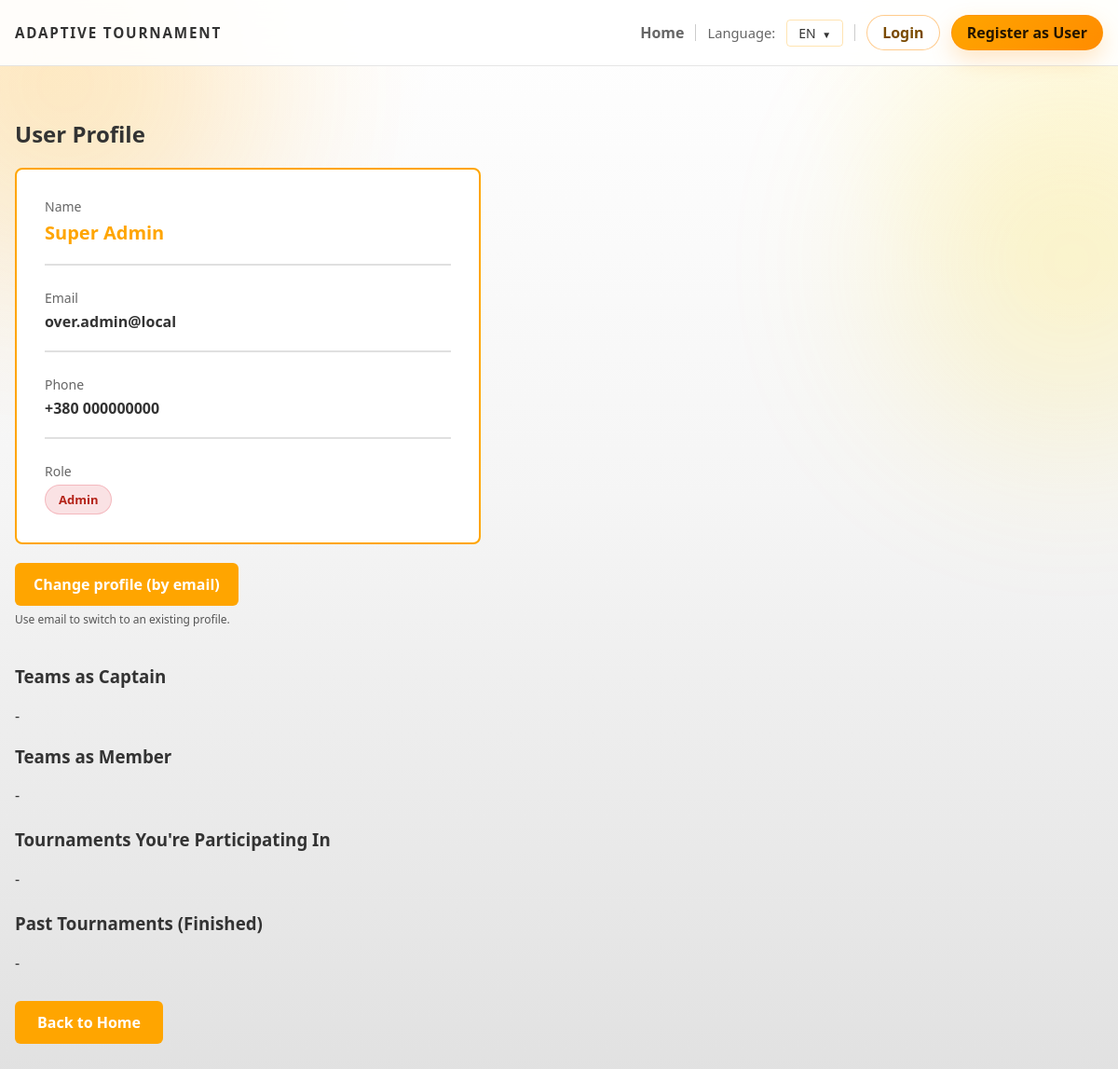
Page /user/1 on the committed database.
### backend/models.py (models this page shows, shortened)
class User(db.Model):
    id = db.Column(db.Integer, primary_key=True)
    first_name = db.Column(db.String(120), nullable=False)
    last_name = db.Column(db.String(120), nullable=False)
    email = db.Column(db.String(200), unique=True, nullable=False)
    password_hash = db.Column(db.String(255), nullable=False, default='')
    phone_country_code = db.Column(db.String(10), nullable=False, default='+380')
    phone_number = db.Column(db.String(30), nullable=False, default='')
    age = db.Column(db.Integer)
    bio = db.Column(db.Text)
    role = db.Column(db.String(30), default='team')
    is_verified = db.Column(db.Boolean, default=False)
    verification_token = db.Column(db.String(64), unique=True, nullable=True)
    last_login_at = db.Column(db.DateTime, nullable=True)
    login_token = db.Column(db.String(64), unique=True, nullable=True)
    @property
    def phone_display(self):
        if self.phone_country_code and self.phone_number:
            return f"{self.phone_country_code} {self.phone_number}"
        return self.phone_number or ''

### backend/admin.py (the view, shortened to what this page needs)
def user_profile(uid):
    u = User.query.get_or_404(uid)
    teams_captain = Team.query.filter_by(captain_id=u.id).all()
    teams_member = list(u.teams)
    participating = []
    past = []
    seen = set()
    return render_template('profile.html', user=u, teams_captain=teams_captain, teams_member=teams_member, participating=participating, past=past)

### backend/app.py (called while the page is built)
@app.context_processor
def inject_user_processor():
    return inject_user()

@app.context_processor
def translation_processor():
    return translation()

### backend/app_helpers.py (called while the page is built)
def get_current_user():
    uid = session.get('user_id')
    if uid:
        return db.session.get(User, uid)
    return None

def inject_user():
    return {'get_current_user': get_current_user}

### backend/translations.py (called while the page is built)
def get_text(key, lang='en', **kwargs):
    if lang not in TRANSLATIONS:
        lang = 'en'
    text = TRANSLATIONS[lang].get(key, TRANSLATIONS['en'].get(key, key))
    if kwargs:
        try:
            return text.format(**kwargs)
        except Exception:
            return text
    return text

### templates/profile.html (shortened to what this page needs)
{% extends 'base.html' %}
{% block content %}
  <h2>{{ t('user_profile') }}</h2>
  <div style="max-width: 500px; background: #ffffff; border: 2px solid #ffa500; padding: 30px; border-radius: 8px; margin-top: 20px;">
    <div style="margin-bottom: 25px; padding-bottom: 20px; border-bottom: 2px solid #e0e0e0;">
      <div style="font-size: 14px; color: #666; margin-bottom: 5px;">{{ t('name') }}</div>
      <div style="font-size: 20px; font-weight: 700; color: #ffa500;">{{ user.first_name }} {{ user.last_name }}</div>
    </div>
    <div style="margin-bottom: 25px; padding-bottom: 20px; border-bottom: 2px solid #e0e0e0;">
      <div style="font-size: 14px; color: #666; margin-bottom: 5px;">{{ t('email') }}</div>
      <div style="font-size: 16px; font-weight: 600;">{{ user.email }}</div>
    </div>
    {% if user.phone_display %}
      <div style="margin-bottom: 25px; padding-bottom: 20px; border-bottom: 2px solid #e0e0e0;">
        <div style="font-size: 14px; color: #666; margin-bottom: 5px;">{{ t('phone') }}</div>
        <div style="font-size: 16px; font-weight: 600;">{{ user.phone_display }}</div>
      </div>
    {% endif %}
    <div>
      <div style="font-size: 14px; color: #666; margin-bottom: 5px;">{{ t('role') }}</div>
      <div>
        <span style="display: inline-block; padding: 6px 14px; border-radius: 20px; font-weight: 600; font-size: 13px;
          {% if user.role == 'admin' %}background: rgba(220, 53, 69, 0.14); color: #b42318; border: 1px solid rgba(220, 53, 69, 0.24);
          {% elif user.role == 'jury' %}background: #fff3e0; color: #ef6c00;
          {% else %}background: #fff8e1; color: #f57c00;
          {% endif %}">
          {% if user.role == 'admin' %}
            {{ t('admin_short') }}
          {% elif user.role == 'jury' %}
            {{ t('jury_short') }}
          {% else %}
            {{ t('team') }}
          {% endif %}
        </span>
      </div>
    </div>
  </div>
  <div style="margin-top: 20px;">
    <a href="/profile/switch" style="display: inline-block; padding: 12px 20px; background: #ffa500; color: white; text-decoration: none; border-radius: 6px; font-weight: 600;">{{ t('change_profile_by_email') }}</a>
    <p style="font-size: 12px; color: #555; margin-top: 6px;">{{ t('use_email_switch') }}</p>
  </div>
  <div style="margin-top: 40px;">
    <h3>{{ t('teams_as_captain') }}</h3>
    {% if teams_captain %}
      <ul>
        {% for team in teams_captain %}
          <li>
            <a href="/tournament/{{ team.tournament_id }}">{{ team.name }}</a>
            {% if team.tournament.status == 'Registration' %}
              <a href="/edit_team_members/{{ team.id }}" style="margin-left:10px; display:inline-block; padding:6px 12px; background:#ffa500; color:white; text-decoration:none; border-radius:4px; font-size:90%;">{{ t('edit_composition') }}</a>
            {% endif %}
          </li>
        {% endfor %}
      </ul>
    {% else %}
      <p>-</p>
    {% endif %}
    <h3 style="margin-top:20px;">{{ t('teams_as_member') }}</h3>
    {% if teams_member %}
      <ul>
        {% for team in teams_member %}
          <li>
            <a href="/tournament/{{ team.tournament_id }}">{{ team.name }}</a>
            {% if team.tournament.status == 'Registration' %}
              <a href="/edit_team_members/{{ team.id }}" style="margin-left:10px; display:inline-block; padding:6px 12px; background:#ffa500; color:white; text-decoration:none; border-radius:4px; font-size:90%;">{{ t('edit_composition') }}</a>
            {% endif %}
          </li>
        {% endfor %}
      </ul>
    {% else %}
      <p>-</p>
    {% endif %}
    <h3 style="margin-top:24px;">{{ t('tournaments_participating') }}</h3>
    {% if participating %}
      <ul>
        {% for tour in participating %}
          <li><a href="/tournament/{{ tour.id }}">{{ tour.name }} - {{ translate_value(tour.status) }}</a></li>
        {% endfor %}
      </ul>
    {% else %}
      <p>-</p>
    {% endif %}
    <h3 style="margin-top:24px;">{{ t('past_tournaments_finished') }}</h3>
    {% if past %}
      <ul>
        {% for tour in past %}
          <li>
            <a href="/tournament/{{ tour.id }}">{{ tour.name }} - {{ translate_value(tour.status) }}</a>
            <a href="/leaderboard/{{ tour.id }}" style="margin-left:10px; display:inline-block; padding:6px 12px; background:#ffa500; color:white; text-decoration:none; border-radius:4px; font-size:90%;">{{ t('leaderboard') }}</a>
          </li>
        {% endfor %}
      </ul>
    {% else %}
      <p>-</p>
    {% endif %}
  </div>
  <div style="margin-top: 30px;">
    <a href="/" style="padding: 12px 24px; background: #ffa500; color: white; border-radius: 6px; text-decoration: none; font-weight: 600; display: inline-block;">{{ t('back_home') }}</a>
  </div>
{% endblock %}

### static/css/main.css (style rules this page uses)
:root { --bg: #ffffff; --bg-soft: #f9f9f9; --panel: rgba(255, 255, 255, 0.95); --panel-border: rgba(255, 165, 0, 0.3); --text: #333333; --muted: #666666; --accent: #ffa500; --accent-strong: #ff8c00; --success: #32cd32; --warning: #ffd700; --danger: #ff6347; --font-ui: "Segoe UI", "Trebuchet MS", Arial, sans-serif; --font-display: var(--font-ui); --font-body: var(--font-ui); }
* { box-sizing: border-box; }
html { scroll-behavior: smooth; }
body { margin: 0; min-height: 100vh; font-family: var(--font-body); color: var(--text); background: radial-gradient(circle at top left, rgba(255, 165, 0, 0.1), transparent 28%), radial-gradient(circle at top right, rgba(255, 215, 0, 0.1), transparent 22%), linear-gradient(180deg, #ffffff 0%, #f5f5f5 45%, #e0e0e0 100%); }
a { color: inherit; }
.container > h1, .container > h2, .container > h3, .container > h4, .container > p, .container > ul, .container > ol, .container > section, .container > form, .container > table { color: var(--text); }
h1, h2, h3, h4, h5, h6, .page-title, .hero-title, .hero-panel-title, .tournament-name { font-family: var(--font-display); }
body, p, li, label, input, textarea, select, button, a, th, td, .flash-message, .status-chip, .status-pill { font-family: var(--font-body); }
.container a:not(.primary-button):not(.secondary-button):not(.panel-link):not(.brand-mark) { color: #ffa500; }

### rows in the picture
User: first_name "Super", last_name "Admin", email "over.admin@local", phone_display "+380 000000000"

### other values in the picture
{{ t('app_title') }} "ADAPTIVE TOURNAMENT"
{{ t('home') }} "Home"
{{ t('language') }} "Language"
{{ lang|upper }} "EN"
{{ t('login') }} "Login"
{{ t('register') }} "Register as User"
{{ t('user_profile') }} "User Profile"
{{ t('name') }} "Name"
{{ t('email') }} "Email"
{{ t('phone') }} "Phone"
{{ t('role') }} "Role"
{{ t('admin_short') }} "Admin"
{{ t('change_profile_by_email') }} "Change profile (by email)"
{{ t('use_email_switch') }} "Use email to switch to an existing profile."
{{ t('teams_as_captain') }} "Teams as Captain"
